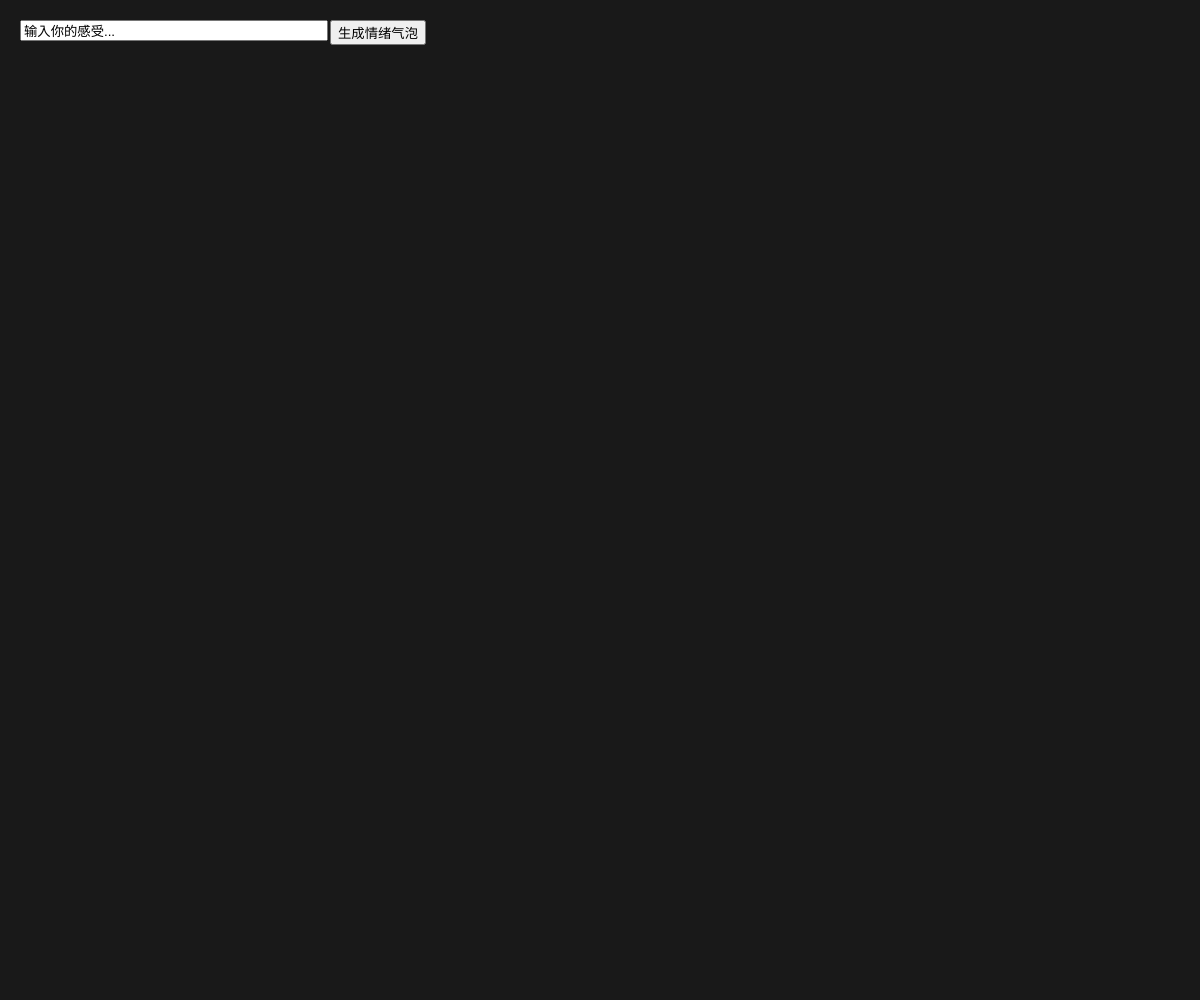
Frame 1 (no input)
Frame 60 (no input): identical to frame 1, image omitted
Frame 120 (the mouse pressed at the canvas centre since frame 60): identical to frame 1, image omitted

The p5.js sketch that drew this single still picture (run headless with seeded random() and noise() and a simulated clock; from frame 60 on, the mouse is pressed at the canvas centre):

// p5.js sketch
// ── sketch.js
const emotions = {
    happy: {
      keywords: ['高兴', '开心', '快乐', '幸福', '喜悦'],
      color: [255, 215, 0], // 亮金色
      count: 0
    },
    jealous: {
      keywords: ['嫉妒', '羡慕', '眼红', '酸'],
      color: [34, 139, 34], // 森林绿
      count: 0
    },
    sad: {
      keywords: ['悲伤', '难过', '伤心', '泪', '哭泣'],
      color: [70, 130, 180], // 钢蓝色
      count: 0
    },
    angry: {
      keywords: ['生气', '愤怒', '发火', '恼火', '暴躁'],
      color: [255, 0, 0], // 纯红色
      count: 0
    },
    surprised: {
      keywords: ['惊讶', '吃惊', '震惊', '意外'],
      color: [147, 112, 219], // 紫罗兰色
      count: 0
    },
    fearful: {
      keywords: ['害怕', '恐惧', '惊恐', '恐慌'],
      color: [25, 25, 112], // 午夜蓝
      count: 0
    },
    anticipate: {
      keywords: ['期待', '盼望', '等待', '憧憬'],
      color: [255, 165, 0], // 橙色
      count: 0
    }
};

let inputText;
let bubbles = [];
let lastAnalysisTime = 0;

function setup() {
  createCanvas(windowWidth, windowHeight);
  
  // 创建输入控件
  inputText = createInput('输入你的感受...');
  inputText.size(300);
  inputText.position(20, 20);
  
  const analyzeBtn = createButton('生成情绪气泡');
  analyzeBtn.position(330, 20);
  analyzeBtn.mousePressed(analyzeText);
  
  // 初始化气泡数组
  initBubbles(100); // 预生成100个隐藏气泡
}

function draw() {
  background(25);
  
  // 更新并绘制气泡
  bubbles.forEach(bubble => {
    if (!bubble.active) return;
    
    // 浮动动画
    bubble.y += bubble.speed;
    if (bubble.y < -50) resetBubble(bubble);
    
    // 鼠标互动
    const d = dist(mouseX, mouseY, bubble.x, bubble.y);
    if (d < bubble.size/2) {
      bubble.size *= 1.02;
    }
    
    fill(...bubble.color, bubble.alpha);
    noStroke();
    ellipse(bubble.x, bubble.y, bubble.size);
  });
}

function analyzeText() {
  if (millis() - lastAnalysisTime < 1000) return;
  lastAnalysisTime = millis();

  // 重置计数器
  Object.values(emotions).forEach(e => e.count = 0);
  const text = inputText.value();
  let total = 0;

  // ==== 修复1：正确统计情绪次数 ====
  Object.entries(emotions).forEach(([key, e]) => {
    let emotionCount = 0;
    e.keywords.forEach(word => {
      const regex = new RegExp(word, 'g');
      const matches = text.match(regex) || [];
      emotionCount += matches.length;
    });
    e.count = emotionCount;
    total += emotionCount;
  });

  // ==== 修复2：正确分配气泡 ====
  if (total > 0) {
    // 重置气泡状态
    bubbles.forEach(bubble => bubble.active = false);
    
    let activatedCount = 0;
    
    Object.entries(emotions).forEach(([key, e]) => {
      const targetCount = Math.floor(bubbles.length * (e.count / total));
      
      for (let i = 0; i < bubbles.length && activatedCount < bubbles.length; i++) {
        if (targetCount <= 0) break;
        
        if (!bubbles[i].active) {
          Object.assign(bubbles[i], {
            color: e.color,
            size: random(10, 50),
            alpha: random(100, 200),
            speed: random(-0.5, -1.5),
            active: true
          });
          resetBubble(bubbles[i]);
          activatedCount++;
          targetCount--;
        }
      }
    });
  }
}

function initBubbles(num) {
  for (let i = 0; i < num; i++) {
    bubbles.push({
      x: 0,
      y: 0,
      size: 0,
      color: [255],
      alpha: 0,
      speed: 0,
      active: false
    });
  }
}

function resetBubble(bubble) {
  bubble.x = random(width);
  bubble.y = height + random(100);
  bubble.alpha = random(100, 200);
  bubble.speed = random(-0.5, -1.5);
}

function windowResized() {
  resizeCanvas(windowWidth, windowHeight);
}
